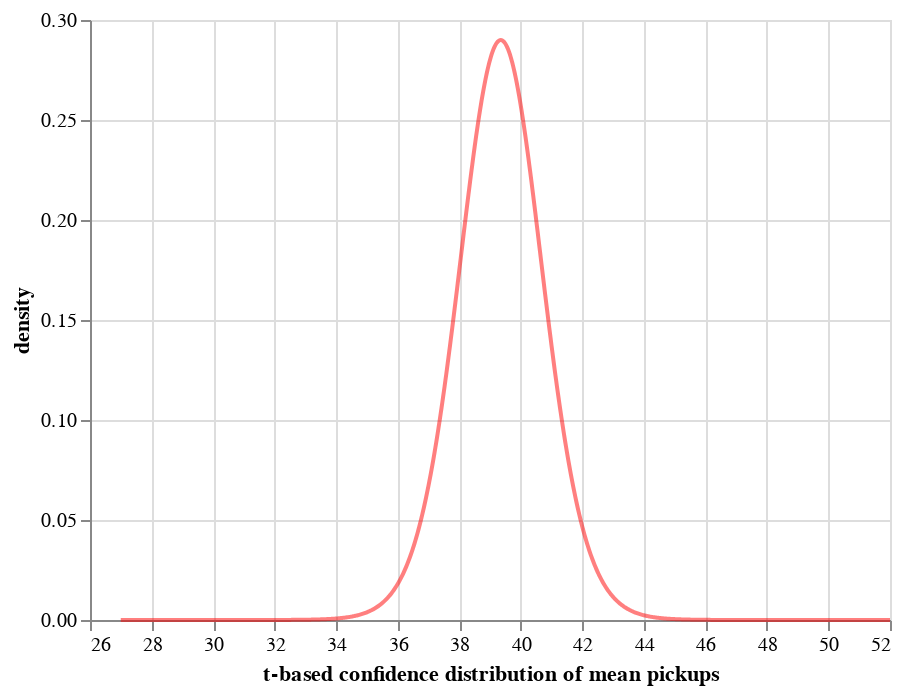

The cell this chart's notebook holds for it:
### Markdown cell above
## 1.3 t-based confidence distribution for mean pickups

A slight improvement to the sampling distribution above is to use a Student's t confidence distribution. At small sample sizes, the Normal approximation is less accurate; a scaled-and-shifted Student's t distribution will have slightly fatter tails than the Normal distribution. 

To determine how fat the tails are, the t distribution uses a *degrees of freedom* parameter, which for the estimate of a single independent mean of sample size $n$ is equal to $n - 1$. Thus, an improved confidence distribution over the Normal approximation above is:

$\begin{align}
\mathrm{density~function~(PDF):~} & f_\mathrm{t}\left(x \middle| n - 1, \bar{x}, s_\bar{x}\right) & \mathtt{stats.t.pdf()}\\
\mathrm{cumulative~distribution~function~(CDF):~} & F_\mathrm{t}\left(x \middle| n - 1, \bar{x}, s_\bar{x}\right) & \mathtt{stats.t.cdf()}\\
\mathrm{quantile~function~(PPF):~} & F^{-1}_\mathrm{t}\left(p \middle| n - 1, \bar{x}, s_\bar{x}\right) & \mathtt{stats.t.ppf()}
\end{align}$

This confidence distribution is related to the common Student's t test: confidence intervals from this distribution are the same as the confidence intervals you would generate from a t test.

### Question 1.3.1 Visualize the Student's t confidence distribution for the mean (5 points)

Visualize the density of the t-based confidence distribution described above in a similar manner to how the Normal sampling distribution was visualized, but use a different color for the line (this will help you with the next question):

### Code cell
# YOUR CODE HERE
# raise NotImplementedError()

# generate evenly-spaced numbers covering the range of values of pickups
# that we will calculate the density of the sampling distribution at
x = np.linspace(
    start = pickups_df['pickups'].min(), 
    stop = pickups_df['pickups'].max(),
    num = 1001
)

# this is the density of the sampling distribution: f_Normal(x | n-1, x_bar, se)
density = stats.t.pdf(x, len(pickups_df)-1, pickups_mean, pickups_se)

df = pd.DataFrame({"t-based confidence distribution of mean pickups": x, "density": density})

pickups_t_chart = alt.Chart(df).mark_line(color="red", opacity=0.5).encode(
    x="t-based confidence distribution of mean pickups",
    y="density"
)

pickups_t_chart

### Figure 1 — Vega-Lite specification as saved in the notebook (floating-point values rounded to 4 significant figures; data arrays with more than 128 entries replaced by an {"elided": "..."} marker saying what was removed)
{"config": {"view": {"continuousWidth": 400, "continuousHeight": 300}}, "data": {"name": "data-9c3de41b2d815bf08a82181d41171b3f"}, "mark": {"type": "line", "color": "red", "opacity": 0.5}, "encoding": {"x": {"type": "quantitative", "field": "t-based confidence distribution of mean pickups"}, "y": {"type": "quantitative", "field": "density"}}, "$schema": "https://vega.github.io/schema/vega-lite/v4.8.1.json", "datasets": {"data-9c3de41b2d815bf08a82181d41171b3f": {"elided": "1001 records"}}}
